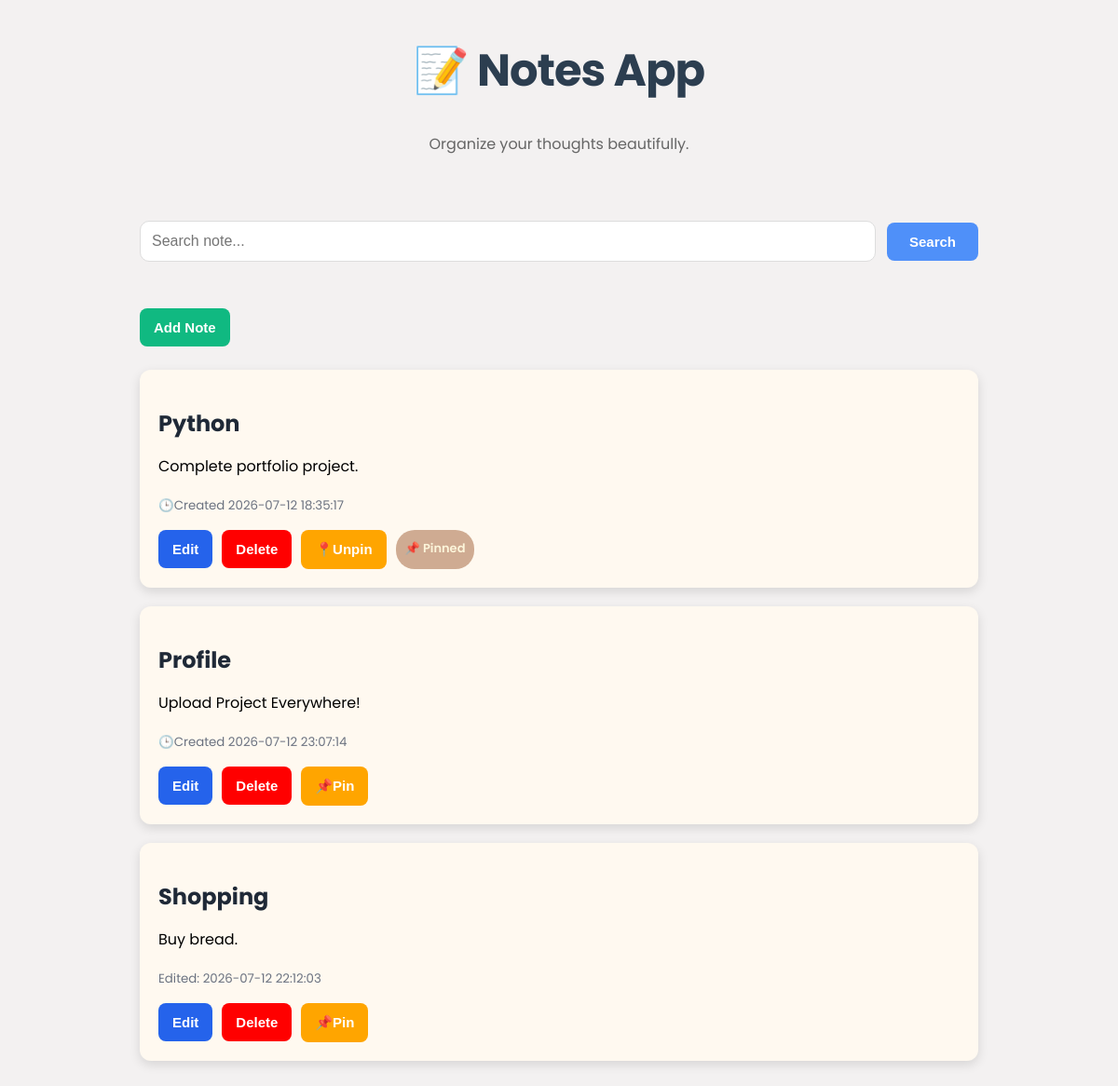
The page / on the database its author committed.
### tables this page shows
CREATE TABLE notes(
    id INTEGER PRIMARY KEY AUTOINCREMENT,
    title TEXT,
    content TEXT,
    pinned INTEGER DEFAULT 0,
    created_at TIMESTAMP DEFAULT CURRENT_TIMESTAMP,
    edited_at TIMESTAMP
);

### app.py (the view)
@app.route("/")
def home():
    search = request.args.get("search")
    conn = sqlite3.connect("notes.db")
    cursor = conn.cursor()
    if not search:
        cursor.execute("SELECT * FROM notes ORDER BY pinned DESC, created_at DESC")
    else:
        cursor.execute("""
            SELECT * FROM notes WHERE title LIKE ? OR content LIKE ?
            ORDER BY pinned DESC, created_at DESC""",
            ("%" + search + "%", "%" + search + "%")
        )
    notes = cursor.fetchall()
    conn.close()
    return render_template("home.html", notes=notes)

### templates/home.html (shortened to what this page needs)
{% extends "base.html" %}
{% block content %}
<h1>📝 Notes App</h1>
<br>
<p class="subtitle">
    Organize your thoughts beautifully.
</p>
<br>
<form method="GET" class="search-form">
    <input
    type="text"
    name="search"
    placeholder="Search note..."
    value="{{ request.args.get('search', '') }}"
    >
    <button>Search</button>
</form>
<br><br>
<a href="{{ url_for('add_note') }}">
    <button class="add-btn">Add Note</button>
</a>
<br><br>
{% for note in notes %}
<div class="note-card">
<h2>{{note[1]}}</h2>
<p>{{note[2]}}</p>
{% if note[5] %}
<small>Edited: {{note[5]}}</small>
{% else %}
<small>🕒Created {{note[4]}}</small>
{% endif %}
<div class="note-actions">
<a href="/edit/{{note[0]}}">
    <button class="edit-btn">Edit</button>
</a>
<a href="/delete/{{note[0]}}"
    onclick="return confirm('Are you sure you want to delete this note?')"
>
    <button class="delete-btn">Delete</button>
</a>
<a href="/pin/{{note[0]}}/{{note[3]}}">
    <button class="pin-btn">
        {% if note[3] == 1 %}
        📍Unpin
        {% else %}
        📌Pin
        {% endif %}
    </button>
</a>
{% if note[3] == 1 %}
    <span class="pin-badge">
    📌 Pinned
    </span>
    {% endif %}
</div>
</div>
{% endfor %}
{% endblock %}

### templates/base.html (shortened to what this page needs)
<!DOCTYPE html>
<html>
<head>
    <link
    rel="stylesheet"
    href="{{ url_for('static', filename='style.css') }}"
    >
</head>
<body>
    <div class="container">
        {% block content %}
        {% endblock %}
    </div>
</body>
</html>

### static/style.css (style rules this page uses)
body { background-color: #f3f1f1; font-family: "Poppins", sans-serif; margin: 40px; }
h1 { text-align: center; margin-bottom: 30px; }
.note-card { background: #FFF9F0; padding: 20px; margin-bottom: 20px; border-radius: 12px; box-shadow: 0px 4px 12px rgba(0,0,0,0.12); transition: 0.25s ease; }
.note-card h2 { margin-bottom: 10px; color: #1f2937; }
small { color: #6b7280; }
.container { max-width: 900px; margin: auto; }
input[type="text"], textarea { width: 100%; padding: 12px; border: 1px solid #ddd; border-radius: 10px; font-size: 16px; box-sizing: border-box; flex: 1; }
button { background-color: #4f90f9; color: white; border: none; padding: 12px 15px; border-radius: 8px; font-weight: 550; cursor: pointer; transition: all 0.25s ease; font-size: 15px; }
h1 { text-align: center; font-family: "Poppins", sans-serif; font-size: 48px; font-weight: 650; letter-spacing: -1px; margin-bottom: 30px; color: #2c3e50; }
.search-form { display: flex; gap: 12px; align-items: center; }
.search-form input { flex: 1; }
.search-form button { padding: 12px 24px; }
.pin-badge { background-attachment: #fde68a; background: #9b572d7b; color: #fcf5da; padding: 10px 10px; border-radius: 20px; font-size: 13px; font-weight: 600; text-align: center; }
.subtitle { text-align: center; color: #666; margin-top: -25px; margin-bottom: 45px; }
.note-actions { display: flex; gap: 10px; margin-top: 15px; }
.add-btn { background: #10b981; }
.edit-btn { background: #2563eb; }
.delete-btn { background: red; }
.pin-btn { background: orange; }

### rows shown on the page
notes: title "Python", content "Complete portfolio project.", created_at "2026-07-12 18:35:17", pinned "📍Unpin"
notes: title "Profile", content "Upload Project Everywhere!", created_at "2026-07-12 23:07:14", pinned "📌Pin"
notes: title "Shopping", content "Buy bread.", edited_at "2026-07-12 22:12:03", pinned "📌Pin"
